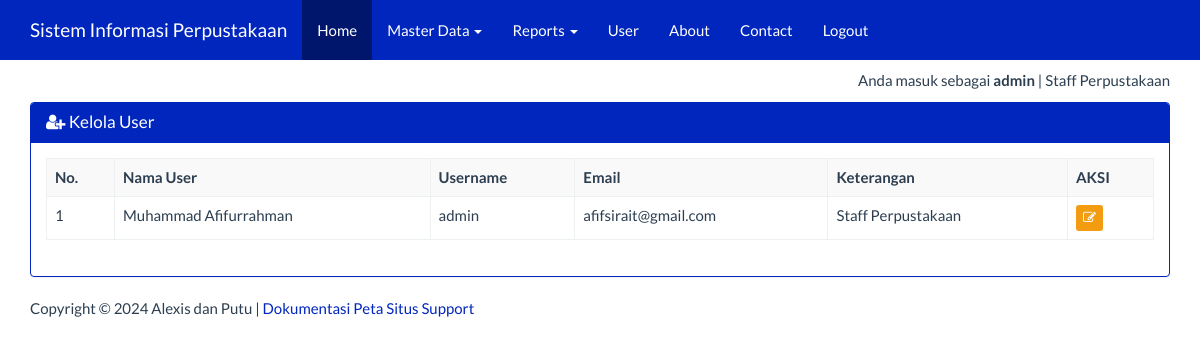
Page /index_admin.php?page=user&actions=tampil (signed in) on the earlier database version.
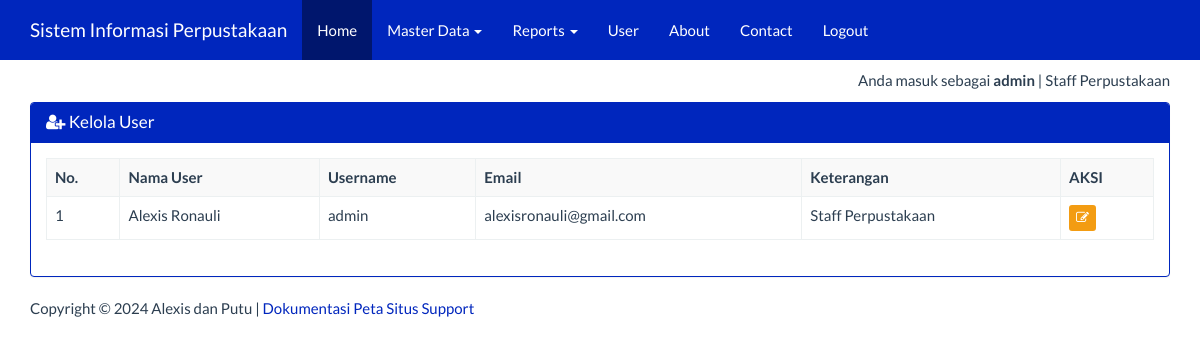
Same page on the later database version.
### tables this page shows
CREATE TABLE IF NOT EXISTS `user` (
  `username` varchar(25) NOT NULL,
  `paswd` varchar(50) NOT NULL,
  `email` varchar(50) NOT NULL,
  `nama` varchar(50) NOT NULL,
  `level` int(1) NOT NULL,
  `ket` varchar(50) NOT NULL,
  PRIMARY KEY (`username`)
);

### views/user_tampil.php (the view, shortened to what this page needs)
<div class="container">
    <div class="row">
        <div class="col-xs-12">
            <div class="panel panel-success">
                <div class="panel-heading">
                    <h3 class="panel-title"><span class="fa fa-user-plus"></span> Kelola User</h3>
                </div>
                <div class="panel-body">
                    <table id="dtskripsi" class="table table-bordered table-striped table-hover">
                        <tbody>
                          <tr>
                              <th>No.</th><th>Nama User</th><th>Username</th><th>Email</th><th>Keterangan</th><th>AKSI</th>
                          </tr>
                            <?php
                            $sql = "SELECT * FROM user";
                            $query = mysqli_query($koneksi, $sql) or die("SQL Anda Salah");
                            $nomor = 0;
                            while ($data = mysqli_fetch_array($query)) {
                                $nomor++;
                                ?>
                                <tr>
                                    <td><?= $nomor ?></td>
									                  <td><?= $data['nama'] ?></td>
									                  <td><?= $data['username'] ?></td>
									                  <td><?= $data['email'] ?></td>
                                    <td><?= $data['ket'] ?> </td>
                                    <td>
                                        <a href="?page=user&actions=edit&uid=<?= $data['username'] ?>" class="btn btn-warning btn-xs">
                                            <span class="fa fa-edit"></span>
                                        </a>
                                    </td>
                                </tr>
                            <?php } ?>
                        </tbody>
                    </table>
                </div>
            </div>
        </div>
    </div>
</div>

Differences in the rows shown:
changed user "admin": nama "Muhammad Afifurrahman" → "Alexis Ronauli"; email "afifsirait@gmail.com" → "alexisronauli@gmail.com"
